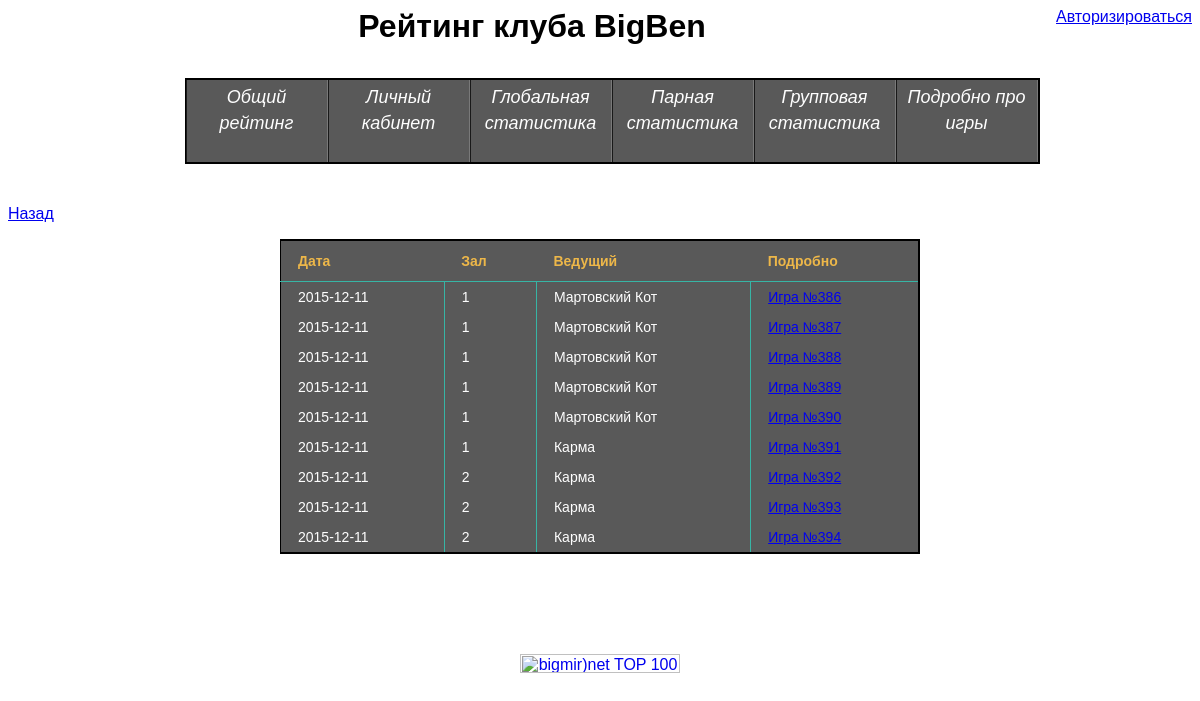
Screenshot of /?action=showGames&date=2015-12-11 with the database file from the repository.
### tables this page shows
CREATE TABLE IF NOT EXISTS `Games` (
  `GameId` int(11) NOT NULL AUTO_INCREMENT,
  `RoomId` int(11) NOT NULL DEFAULT '1',
  `Master` varchar(100) NOT NULL,
  `CityVictory` int(11) NOT NULL DEFAULT '1',
  `date` date NOT NULL,
  PRIMARY KEY (`GameId`),
  KEY `Master` (`Master`)
);

### viewer.inc (called while the page is built, shortened)
<?php
function getView($name,$obj)
{
	require('templates/'.$name);
}
?>

### System.inc (called while the page is built, shortened)
<?php
class System
{
	public function showGames()
	{
		if (isset($_GET['date']))
		{
			$games = array();
			$res = SQL("select GameId, Master, date, RoomId from Games  where date = ? order by roomId", array($_GET['date']))->getAll();
			foreach($res as $game)
			{
				$games[$game['date']][] = array($game['Master'], $game['GameId'], $game['RoomId']);
			}
			getView("ShowGamesView.inc", array('type'=>"games", 'games'=>$games));
		}
		else
		{
			$dates = SQL("select DISTINCT(date) from Games order by date DESC")->getAll();
			getView("ShowGamesView.inc", array('type'=>"dates", 'dates'=>$dates));
		}
	}
}
?>

### index.php (called while the page is built, shortened)
<?php
	require("viewer.inc");
	require("DBManager.inc");
	require("System.inc");
	if (isset($_GET['action']))
	{
		if ($_GET['action'] == 'getRating')
			System::getInstance()->getRating();
		else if ($_GET['action'] == 'showGames')
			System::getInstance()->showGames();
	}
	else
		System::getInstance()->getRating();
?>

### DBManager.inc (called while the page is built, shortened)
<?php
require("DataSet.inc");
class DBManager
{
	private static $instance;
	private $DBH;
	public static function getInstance()
	{
		if(is_null(self::$instance))
		{
			self::$instance = new self();
		}
	return self::$instance;
}
public function connect($host,$dbname,$user,$password)
{
	try
	{
		$this->DBH = new PDO("mysql:host=$host;dbname=$dbname;", $user, $password, array(PDO::MYSQL_ATTR_INIT_COMMAND => "SET NAMES utf8"));
		$this->DBH->exec('SET NAMES utf8');
	}
	catch(PDOException $e)
	{
		WriteError($e->getMessage());
		die();
	}
}
public function SQL($query, $params = null)
{
	try
	{
		if(!is_null($params))
		{
			$STH = $this->DBH->prepare($query);
			$STH->execute($params);
			return new DataSet($STH);
		}
		else
		{
			$STH = $this->DBH->query($query);
			return new DataSet($STH);
		}
	}
	catch(PDOException $e)
	{
		WriteError($e->getMessge());
	}
}
}
function SQL($query, $params = null)
{
	return DBManager::getInstance()->SQL($query, $params);
}
?>

### DataSet.inc (called while the page is built, shortened)
<?php
class DataSet
{
public function __construct($ST)
{
	$this->STH = $ST;
	$this->STH->setFetchMode(PDO::FETCH_ASSOC);
	$this->arr = $this->STH->FetchAll();
}
}
?>

### templates/ShowGamesView.inc (the view, shortened to what this page needs)
<body>
	<table class="table_dark">
<?php
	if ($obj['type'] == "games")
	{
		echo "<p><a href='?action=showGames'>Назад</a></p>";
		echo "<tr><th>Дата</th><th>Зал</th><th>Ведущий</th><th>Подробно</th>";
		echo "</tr>";
		foreach ($obj['games'] as $date => $games) {
			foreach ($games as $game) {
				echo "<tr><td>$date</td><td>".$game[2]."</td><td>$game[0]</td><td><a href='?action=showGame&GameId=$game[1]'>Игра №".$game[1]."</a></td>";
				echo "</tr>";
			}
		}
	}
?>
	</table>
</body>

### templates/bigbenrating.css (style rules this page uses)
* { font-family: Arial, Helvetica, sans-serif }
.table_dark { border:2px solid #000000; border-left: 1px solid #000000; font-family: "Lucida Sans Unicode", "Lucida Grande", Sans-Serif; font-size: 14px; width: 640px; text-align: left; border-collapse: collapse; color: #fefefe; background-color: #595959; margin: 10px auto; }
table { margin: 0 auto; }
.table_dark th { color: #EDB749; border-bottom: 1px solid #37B5A5; padding: 12px 17px; }
.table_dark td { color: #ffddbb border-bottom: 1px solid #37B5A5; border-right:1px solid #37B5A5; padding: 7px 17px; }
.table_dark tr:last-child td { border-bottom: none; }
.table_dark td:last-child { border-right: none; }

### rows the page displays
games: date "2015-12-11", RoomId "1", Master "Мартовский Кот", GameId "386"
games: date "2015-12-11", RoomId "1", Master "Мартовский Кот", GameId "387"
games: date "2015-12-11", RoomId "1", Master "Мартовский Кот", GameId "388"
games: date "2015-12-11", RoomId "1", Master "Мартовский Кот", GameId "389"
games: date "2015-12-11", RoomId "1", Master "Мартовский Кот", GameId "390"
games: date "2015-12-11", RoomId "1", Master "Карма", GameId "391"
games: date "2015-12-11", RoomId "2", Master "Карма", GameId "392"
games: date "2015-12-11", RoomId "2", Master "Карма", GameId "393"
games: date "2015-12-11", RoomId "2", Master "Карма", GameId "394"
